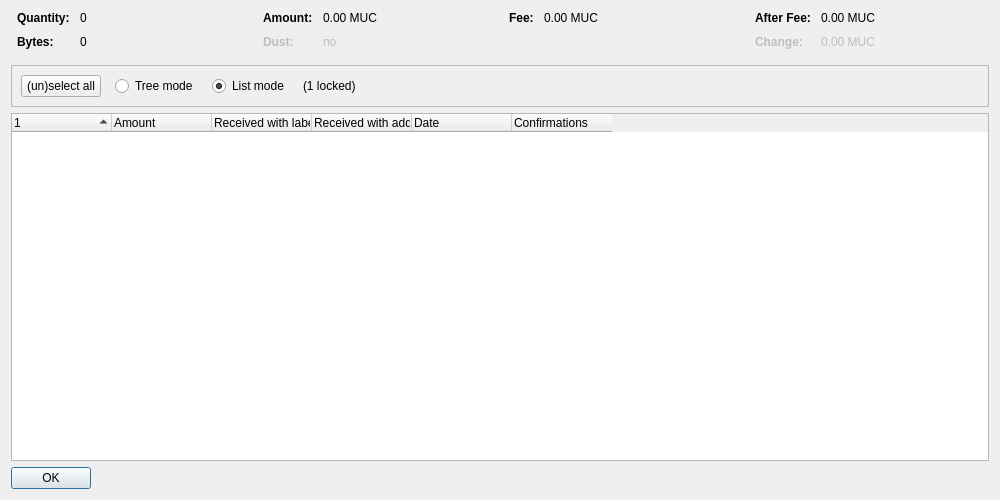
<?xml version="1.0" encoding="UTF-8"?>
<ui version="4.0">
 <class>CoinControlDialog</class>
 <widget class="QDialog" name="CoinControlDialog">
  <property name="geometry">
   <rect>
    <x>0</x>
    <y>0</y>
    <width>1000</width>
    <height>500</height>
   </rect>
  </property>
  <property name="windowTitle">
   <string>Coin Selection</string>
  </property>
  <layout class="QVBoxLayout" name="verticalLayout">
   <item>
    <layout class="QHBoxLayout" name="horizontalLayoutTop" stretch="0,0,0,0">
     <property name="topMargin">
      <number>0</number>
     </property>
     <property name="bottomMargin">
      <number>10</number>
     </property>
     <item>
      <layout class="QFormLayout" name="formLayoutCoinControl1">
       <property name="horizontalSpacing">
        <number>10</number>
       </property>
       <property name="verticalSpacing">
        <number>10</number>
       </property>
       <property name="leftMargin">
        <number>6</number>
       </property>
       <property name="rightMargin">
        <number>6</number>
       </property>
       <item row="0" column="0">
        <widget class="QLabel" name="labelCoinControlQuantityText">
         <property name="font">
          <font>
           <weight>75</weight>
           <bold>true</bold>
          </font>
         </property>
         <property name="text">
          <string>Quantity:</string>
         </property>
        </widget>
       </item>
       <item row="0" column="1">
        <widget class="QLabel" name="labelCoinControlQuantity">
         <property name="cursor">
          <cursorShape>IBeamCursor</cursorShape>
         </property>
         <property name="contextMenuPolicy">
          <enum>Qt::ActionsContextMenu</enum>
         </property>
         <property name="text">
          <string notr="true">0</string>
         </property>
         <property name="textInteractionFlags">
          <set>Qt::LinksAccessibleByMouse|Qt::TextSelectableByKeyboard|Qt::TextSelectableByMouse</set>
         </property>
        </widget>
       </item>
       <item row="1" column="0">
        <widget class="QLabel" name="labelCoinControlBytesText">
         <property name="font">
          <font>
           <weight>75</weight>
           <bold>true</bold>
          </font>
         </property>
         <property name="text">
          <string>Bytes:</string>
         </property>
        </widget>
       </item>
       <item row="1" column="1">
        <widget class="QLabel" name="labelCoinControlBytes">
         <property name="cursor">
          <cursorShape>IBeamCursor</cursorShape>
         </property>
         <property name="contextMenuPolicy">
          <enum>Qt::ActionsContextMenu</enum>
         </property>
         <property name="text">
          <string notr="true">0</string>
         </property>
         <property name="textInteractionFlags">
          <set>Qt::LinksAccessibleByMouse|Qt::TextSelectableByKeyboard|Qt::TextSelectableByMouse</set>
         </property>
        </widget>
       </item>
      </layout>
     </item>
     <item>
      <layout class="QFormLayout" name="formLayoutCoinControl2">
       <property name="horizontalSpacing">
        <number>10</number>
       </property>
       <property name="verticalSpacing">
        <number>10</number>
       </property>
       <property name="leftMargin">
        <number>6</number>
       </property>
       <property name="rightMargin">
        <number>6</number>
       </property>
       <item row="0" column="0">
        <widget class="QLabel" name="labelCoinControlAmountText">
         <property name="font">
          <font>
           <weight>75</weight>
           <bold>true</bold>
          </font>
         </property>
         <property name="text">
          <string>Amount:</string>
         </property>
        </widget>
       </item>
       <item row="0" column="1">
        <widget class="QLabel" name="labelCoinControlAmount">
         <property name="cursor">
          <cursorShape>IBeamCursor</cursorShape>
         </property>
         <property name="contextMenuPolicy">
          <enum>Qt::ActionsContextMenu</enum>
         </property>
         <property name="text">
          <string notr="true">0.00 MUC</string>
         </property>
         <property name="textInteractionFlags">
          <set>Qt::LinksAccessibleByMouse|Qt::TextSelectableByKeyboard|Qt::TextSelectableByMouse</set>
         </property>
        </widget>
       </item>
       <item row="1" column="0">
        <widget class="QLabel" name="labelCoinControlLowOutputText">
         <property name="enabled">
          <bool>false</bool>
         </property>
         <property name="font">
          <font>
           <weight>75</weight>
           <bold>true</bold>
          </font>
         </property>
         <property name="text">
          <string>Dust:</string>
         </property>
        </widget>
       </item>
       <item row="1" column="1">
        <widget class="QLabel" name="labelCoinControlLowOutput">
         <property name="enabled">
          <bool>false</bool>
         </property>
         <property name="cursor">
          <cursorShape>IBeamCursor</cursorShape>
         </property>
         <property name="contextMenuPolicy">
          <enum>Qt::ActionsContextMenu</enum>
         </property>
         <property name="text">
          <string notr="true">no</string>
         </property>
         <property name="textInteractionFlags">
          <set>Qt::LinksAccessibleByMouse|Qt::TextSelectableByKeyboard|Qt::TextSelectableByMouse</set>
         </property>
        </widget>
       </item>
      </layout>
     </item>
     <item>
      <layout class="QFormLayout" name="formLayoutCoinControl3">
       <property name="horizontalSpacing">
        <number>10</number>
       </property>
       <property name="verticalSpacing">
        <number>10</number>
       </property>
       <property name="leftMargin">
        <number>6</number>
       </property>
       <property name="rightMargin">
        <number>6</number>
       </property>
       <item row="0" column="0">
        <widget class="QLabel" name="labelCoinControlFeeText">
         <property name="font">
          <font>
           <weight>75</weight>
           <bold>true</bold>
          </font>
         </property>
         <property name="text">
          <string>Fee:</string>
         </property>
        </widget>
       </item>
       <item row="0" column="1">
        <widget class="QLabel" name="labelCoinControlFee">
         <property name="cursor">
          <cursorShape>IBeamCursor</cursorShape>
         </property>
         <property name="contextMenuPolicy">
          <enum>Qt::ActionsContextMenu</enum>
         </property>
         <property name="text">
          <string notr="true">0.00 MUC</string>
         </property>
         <property name="textInteractionFlags">
          <set>Qt::LinksAccessibleByMouse|Qt::TextSelectableByKeyboard|Qt::TextSelectableByMouse</set>
         </property>
        </widget>
       </item>
      </layout>
     </item>
     <item>
      <layout class="QFormLayout" name="formLayoutCoinControl4">
       <property name="horizontalSpacing">
        <number>10</number>
       </property>
       <property name="verticalSpacing">
        <number>10</number>
       </property>
       <property name="leftMargin">
        <number>6</number>
       </property>
       <property name="rightMargin">
        <number>6</number>
       </property>
       <item row="0" column="0">
        <widget class="QLabel" name="labelCoinControlAfterFeeText">
         <property name="font">
          <font>
           <weight>75</weight>
           <bold>true</bold>
          </font>
         </property>
         <property name="text">
          <string>After Fee:</string>
         </property>
        </widget>
       </item>
       <item row="0" column="1">
        <widget class="QLabel" name="labelCoinControlAfterFee">
         <property name="cursor">
          <cursorShape>IBeamCursor</cursorShape>
         </property>
         <property name="contextMenuPolicy">
          <enum>Qt::ActionsContextMenu</enum>
         </property>
         <property name="text">
          <string notr="true">0.00 MUC</string>
         </property>
         <property name="textInteractionFlags">
          <set>Qt::LinksAccessibleByMouse|Qt::TextSelectableByKeyboard|Qt::TextSelectableByMouse</set>
         </property>
        </widget>
       </item>
       <item row="1" column="0">
        <widget class="QLabel" name="labelCoinControlChangeText">
         <property name="enabled">
          <bool>false</bool>
         </property>
         <property name="font">
          <font>
           <weight>75</weight>
           <bold>true</bold>
          </font>
         </property>
         <property name="text">
          <string>Change:</string>
         </property>
        </widget>
       </item>
       <item row="1" column="1">
        <widget class="QLabel" name="labelCoinControlChange">
         <property name="enabled">
          <bool>false</bool>
         </property>
         <property name="cursor">
          <cursorShape>IBeamCursor</cursorShape>
         </property>
         <property name="contextMenuPolicy">
          <enum>Qt::ActionsContextMenu</enum>
         </property>
         <property name="text">
          <string notr="true">0.00 MUC</string>
         </property>
         <property name="textInteractionFlags">
          <set>Qt::LinksAccessibleByMouse|Qt::TextSelectableByKeyboard|Qt::TextSelectableByMouse</set>
         </property>
        </widget>
       </item>
      </layout>
     </item>
    </layout>
   </item>
   <item>
    <widget class="QFrame" name="frame">
     <property name="minimumSize">
      <size>
       <width>0</width>
       <height>40</height>
      </size>
     </property>
     <property name="frameShape">
      <enum>QFrame::StyledPanel</enum>
     </property>
     <property name="frameShadow">
      <enum>QFrame::Sunken</enum>
     </property>
     <layout class="QHBoxLayout" name="horizontalLayout">
      <item>
       <layout class="QHBoxLayout" name="horizontalLayoutPanel" stretch="0,0,0,0,0">
        <property name="spacing">
         <number>14</number>
        </property>
        <item>
         <widget class="QPushButton" name="pushButtonSelectAll">
          <property name="sizePolicy">
           <sizepolicy hsizetype="Maximum" vsizetype="Fixed">
            <horstretch>0</horstretch>
            <verstretch>0</verstretch>
           </sizepolicy>
          </property>
          <property name="text">
           <string>(un)select all</string>
          </property>
          <property name="autoDefault">
           <bool>false</bool>
          </property>
         </widget>
        </item>
        <item>
         <widget class="QRadioButton" name="radioTreeMode">
          <property name="sizePolicy">
           <sizepolicy hsizetype="Maximum" vsizetype="Fixed">
            <horstretch>0</horstretch>
            <verstretch>0</verstretch>
           </sizepolicy>
          </property>
          <property name="text">
           <string>Tree mode</string>
          </property>
         </widget>
        </item>
        <item>
         <widget class="QRadioButton" name="radioListMode">
          <property name="sizePolicy">
           <sizepolicy hsizetype="Maximum" vsizetype="Fixed">
            <horstretch>0</horstretch>
            <verstretch>0</verstretch>
           </sizepolicy>
          </property>
          <property name="text">
           <string>List mode</string>
          </property>
          <property name="checked">
           <bool>true</bool>
          </property>
         </widget>
        </item>
        <item>
         <widget class="QLabel" name="labelLocked">
          <property name="text">
           <string notr="true">(1 locked)</string>
          </property>
         </widget>
        </item>
        <item>
         <spacer name="horizontalSpacer">
          <property name="orientation">
           <enum>Qt::Horizontal</enum>
          </property>
          <property name="sizeHint" stdset="0">
           <size>
            <width>40</width>
            <height>20</height>
           </size>
          </property>
         </spacer>
        </item>
       </layout>
      </item>
     </layout>
    </widget>
   </item>
   <item>
    <widget class="CoinControlTreeWidget" name="treeWidget">
     <property name="contextMenuPolicy">
      <enum>Qt::CustomContextMenu</enum>
     </property>
     <property name="sortingEnabled">
      <bool>false</bool>
     </property>
     <property name="columnCount">
      <number>6</number>
     </property>
     <attribute name="headerShowSortIndicator" stdset="0">
      <bool>true</bool>
     </attribute>
     <attribute name="headerStretchLastSection">
      <bool>false</bool>
     </attribute>
     <column>
      <property name="text">
       <string/>
      </property>
     </column>
     <column>
      <property name="text">
       <string>Amount</string>
      </property>
     </column>
     <column>
      <property name="text">
       <string>Received with label</string>
      </property>
     </column>
     <column>
      <property name="text">
       <string>Received with address</string>
      </property>
     </column>
     <column>
      <property name="text">
       <string>Date</string>
      </property>
     </column>
     <column>
      <property name="text">
       <string>Confirmations</string>
      </property>
      <property name="toolTip">
       <string>Confirmed</string>
      </property>
     </column>
     <column>
      <property name="text">
       <string/>
      </property>
     </column>
     <column>
      <property name="text">
       <string/>
      </property>
     </column>
     <column>
      <property name="text">
       <string/>
      </property>
     </column>
     <column>
      <property name="text">
       <string/>
      </property>
     </column>
    </widget>
   </item>
   <item>
    <widget class="QDialogButtonBox" name="buttonBox">
     <property name="sizePolicy">
      <sizepolicy hsizetype="Maximum" vsizetype="Fixed">
       <horstretch>0</horstretch>
       <verstretch>0</verstretch>
      </sizepolicy>
     </property>
     <property name="orientation">
      <enum>Qt::Horizontal</enum>
     </property>
     <property name="standardButtons">
      <set>QDialogButtonBox::Ok</set>
     </property>
    </widget>
   </item>
  </layout>
 </widget>
 <customwidgets>
  <customwidget>
   <class>CoinControlTreeWidget</class>
   <extends>QTreeWidget</extends>
   <header>qt/coincontroltreewidget.h</header>
  </customwidget>
 </customwidgets>
 <resources/>
 <connections/>
</ui>
